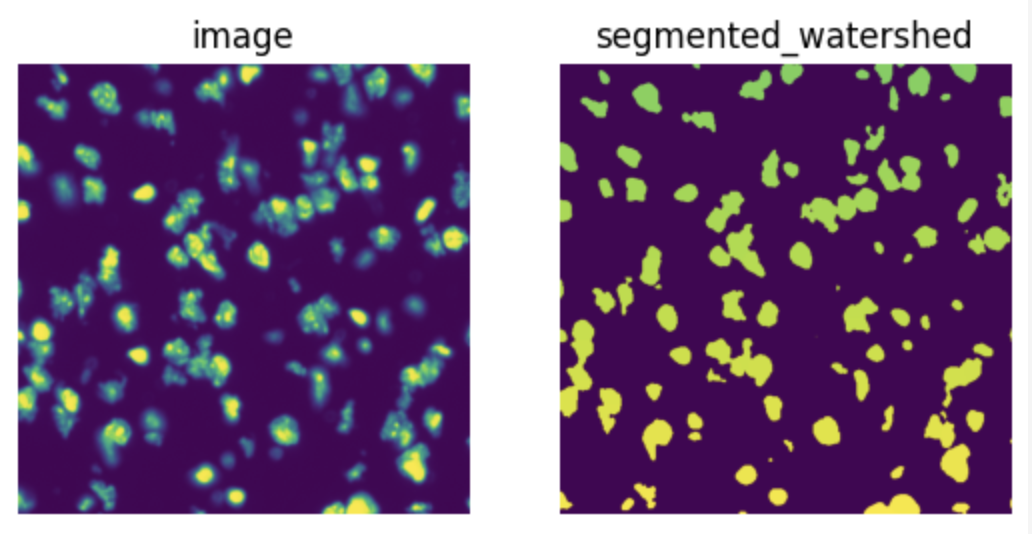
#> input picture src/llm/test_case_simulate/images/image_0001.png, 1032 x 534 px, found by its file name
$ jupyter execute --allow-errors test_time_tracking.ipynb
#> lines starting #> are read from the running program, lines starting #| are printed output that depends on the picture; after the words box and inside, x2 and y2 are one past the last pixel; in counts of white or black regions, pixels touching at a corner belong together
### src/frontend-react/python/cv-analysis/module.py
import cv2
import numpy as np
from typing import Dict, Any, Tuple
import math
from sklearn.cluster import KMeans

ASSUMED_HORIZONTAL_FOV_DEGREES = 60.0
MAX_PROCESS_DIMENSION = 1024


def _downscale_if_needed(image: np.ndarray) -> Tuple[np.ndarray, float]:
    """Downscale very large images to speed up processing and return the scale used."""
    height, width = image.shape[:2]
    max_dim = max(height, width)
    if max_dim <= MAX_PROCESS_DIMENSION:
        return image, 1.0
    scale = MAX_PROCESS_DIMENSION / float(max_dim)
    new_size = (int(width * scale), int(height * scale))
    resized = cv2.resize(image, new_size, interpolation=cv2.INTER_AREA)
    return resized, scale


# [26 lines left out: functions _maybe_enhance_contrast, _adaptive_block_size, _largest_component, not called in this run]


from typing import Optional, Tuple


# [368 lines left out: functions _detect_coin_and_get_scale, _score_coin_candidate, create_coin_masks, _calculate_metrics, not called in this run]


def crop_bbox(image: np.ndarray, bbox: Tuple[int, int, int, int], initial_scale: float) -> np.ndarray:
    """Crop the image to the bounding box."""
    x, y, w, h = bbox
    roi_x, roi_y = 0, 0
    if bbox:
        # Scale bbox to match the downscaled image
        x, y, w, h = bbox
        x = int(x * initial_scale)
        y = int(y * initial_scale)
        w = int(w * initial_scale)
        h = int(h * initial_scale)

        h_img, w_img = image.shape[:2]
        x = max(0, min(x, w_img))
        y = max(0, min(y, h_img))
        w = max(0, min(w, w_img - x))
        h = max(0, min(h, h_img - y))
        if w > 0 and h > 0:
            image = image[y : y + h, x : x + w]
            roi_x, roi_y = x, y
    return image, roi_x, roi_y, (x, y, w, h)


def create_bad_color_mask(image: np.ndarray) -> Tuple[np.ndarray, np.ndarray]:
    """
    Identify and filter non-skin colors and inpaint highlights.

    Args:
        image: Input BGR image

    Returns:
        filtered_image: Image with non-skin colors removed and highlights inpainted
        bad_color_mask: Boolean mask of non-skin colors
    """
    hsv_img = cv2.cvtColor(image, cv2.COLOR_BGR2HSV)
    h, s, v = cv2.split(hsv_img)

    # Mark as bad: non-skin colors (greens, blues, purples)
    # Keep dark regions - they're part of melanoma
    # Made less strict: increased saturation threshold and narrowed hue range
    bad_color_mask = (s > 80) & (v > 100) & ((h > 30) & (h < 140))  # More lenient

    filtered_image = image.copy()
    filtered_image[bad_color_mask] = 0

    # Inpaint specular highlights
    highlights = (s < 40) & (v > 200)
    if np.any(highlights):
        highlight_mask = highlights.astype(np.uint8) * 255
        highlight_mask = cv2.dilate(highlight_mask, None, iterations=2)
        filtered_image = cv2.inpaint(filtered_image, highlight_mask, 3, cv2.INPAINT_TELEA)

    return filtered_image, bad_color_mask


# [64 lines left out: functions correct_illumination, threshold_to_mask, not called in this run]


def preprocess_image(image: np.ndarray) -> Tuple[np.ndarray, np.ndarray, np.ndarray, np.ndarray]:
    """
    Complete preprocessing pipeline: filter, correct illumination, and create initial mask.

    Args:
        image: Input BGR image

    Returns:
        filtered_image: Image with non-skin colors removed and highlights inpainted
        bad_color_mask: Boolean mask of non-skin colors
        mask: Initial segmentation mask after thresholding and morphological operations
        kernel: Morphological kernel for further processing
    """
    # A) Create bad color mask and filter image
    filtered_image, bad_color_mask = create_bad_color_mask(image)

    # B) Correct illumination
    corrected_L = correct_illumination(filtered_image)

    # C) Threshold to create initial mask
    mask, kernel = threshold_to_mask(corrected_L, bad_color_mask)

    return filtered_image, bad_color_mask, mask, kernel


# [47 lines left out: function refine_mask_with_grabcut, not called in this run]


def run_cv_analysis(image_path: str, bbox: Tuple[int, int, int, int] = None) -> Dict[str, Any]:
    """
    Segment a skin lesion and compute diagnostic metrics.

    Args:
        image_path: Path to the image file.
        bbox: Optional (x, y, w, h) bounding box. If None, uses full image.
    """
    # Load image and immediately downscale to max 1024x1024 if needed
    full_image = cv2.imread(image_path, cv2.IMREAD_UNCHANGED)
#> full_image is the input picture: shape (534, 1032, 4); mean B, G, R, A 130, 94.4, 120.7, 255

    # Save image to downloads

    # Initialize bbox with full image boundaries if not provided
    full_h, full_w = full_image.shape[:2]
    if bbox is None:
        bbox = (0, 0, full_w, full_h)

    # Downscale the image to max 1024x1024 if needed, to save processing time
    image, initial_scale = _downscale_if_needed(full_image)
#> initial_scale = 0.992

    # Crop the image to the bounding box for segmentation
    cropped_image, roi_x, roi_y, bbox_scaled = crop_bbox(image, bbox, initial_scale)
#> in crop_bbox, `w = int(w * initial_scale)`: w = 1024
#> in crop_bbox, `h = int(h * initial_scale)`: h = 529
#> in crop_bbox, `roi_x, roi_y = x, y`: roi_x = 0
#> roi_x = 0; roi_y = 0; bbox_scaled = (0, 0, 1024, 529)
    cropped_height, cropped_width = cropped_image.shape[:2]

    # Preprocess: filter, correct illumination, and create initial mask
    filtered_image, bad_color_mask, initial_mask, kernel = preprocess_image(cropped_image)
#> in create_bad_color_mask, `h, s, v = cv2.split(hsv_img)`:
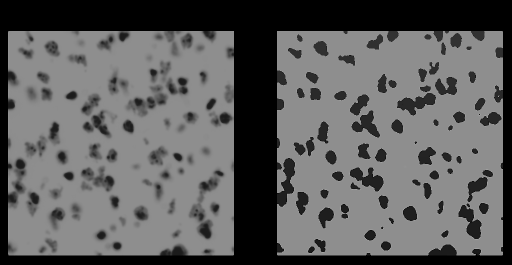
#> h: shape (529, 1024) (shown at 1/2 size); min 0, max 179, mean 94.5
#> in create_bad_color_mask, `h, s, v = cv2.split(hsv_img)`:
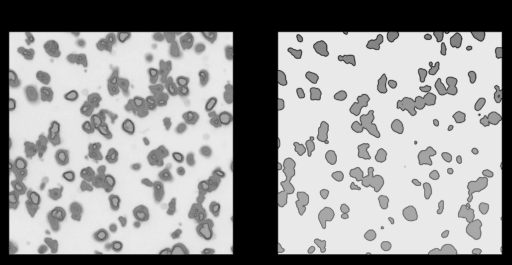
#> s: shape (529, 1024) (shown at 1/2 size); min 0, max 233, mean 151.1
#> in create_bad_color_mask, `h, s, v = cv2.split(hsv_img)`:
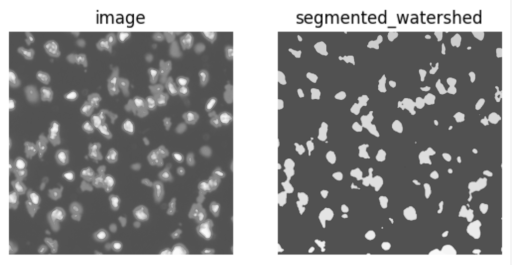
#> v: shape (529, 1024) (shown at 1/2 size); min 3, max 255, mean 139.7
#> in create_bad_color_mask, `bad_color_mask = (s > 80) & (v > 100) & ((h > 30) & (h < 140))`:
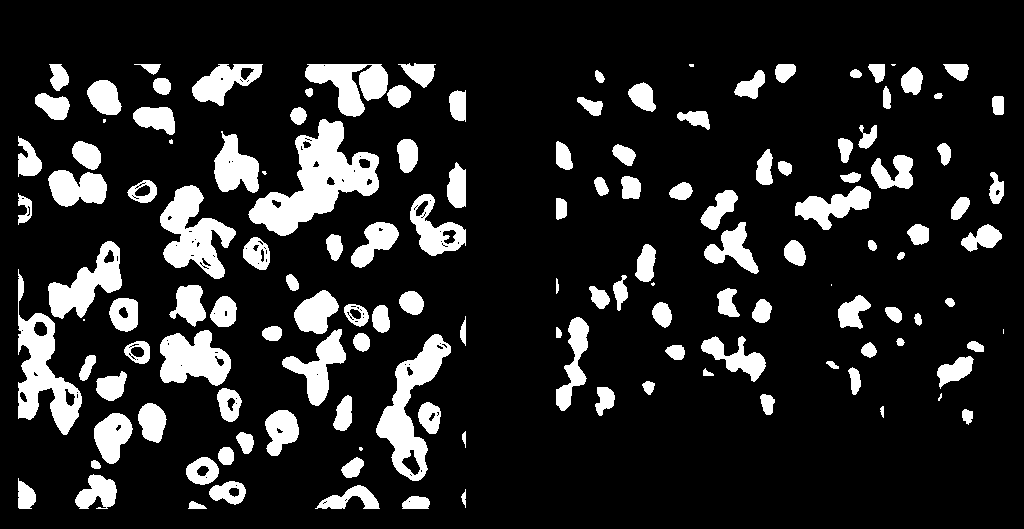
#> bad_color_mask: shape (529, 1024) bool; 15.1% white; 139 white regions (11 under 20 px), largest, box (x1, y1, x2, y2) and area: (248, 119, 379, 236) 6331, (18, 269, 82, 435) 3895, (376, 334, 451, 481) 3875
#> in create_bad_color_mask, `filtered_image[bad_color_mask] = 0`:
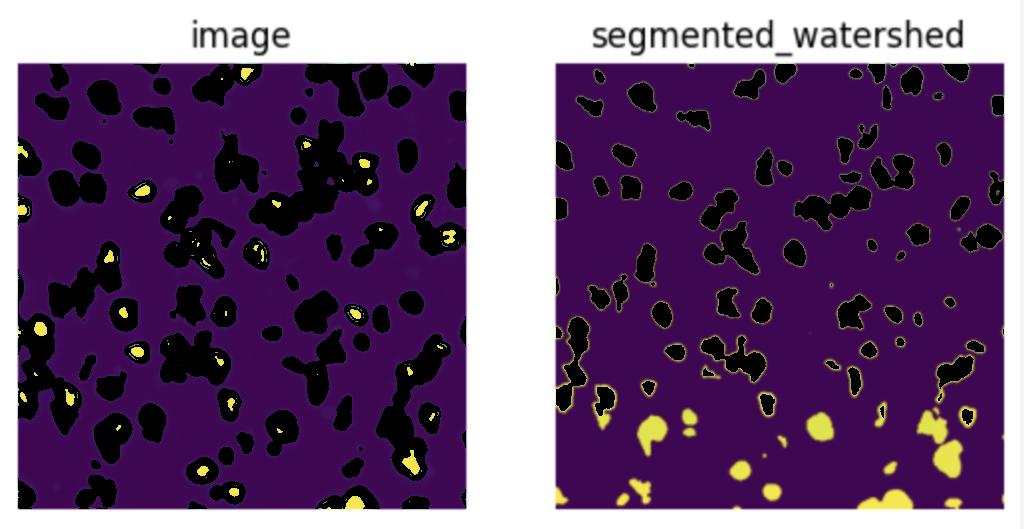
#> filtered_image: shape (529, 1024, 4); mean of channels 0, 1, 2, 3 113.1, 74.7, 104.9, 216.5; drawn as B, G, R
#> (the rest of the program and of its run is left out)
